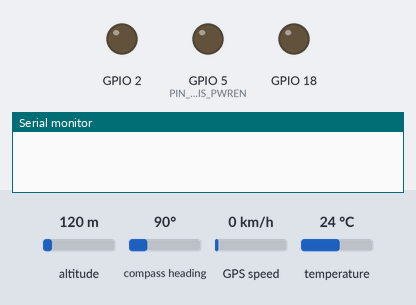
Recording of a sketch running on a simulated ESP32. Parts: output pins drawn as LEDs (lit = HIGH), the last lines printed to the serial monitor. The test bench sets the inputs (shaded band); at power-on: altitude 120 m, compass heading 90°, GPS speed 0 km/h, temperature 24 °C (analog values on the 0–4095 scale). The GPS gets a fix after 3 s at 37.7749, -122.4194 with 8 satellites; the modem accepts every AT command (registered, SIM ready, sends succeed) and sends nothing else. At 7.4 s the program puts the board to deep sleep or switches it off; the recording ends there.

Above: at 0.0 s.
At 0.6 s:
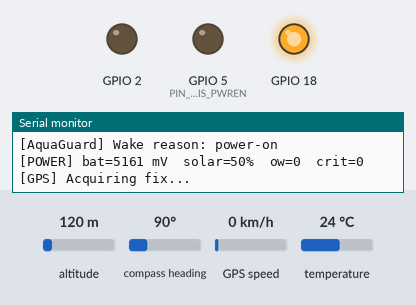
At 5.1 s:
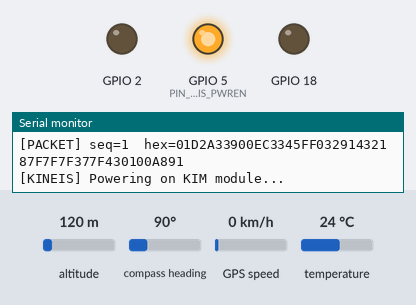
At 6.88 s:
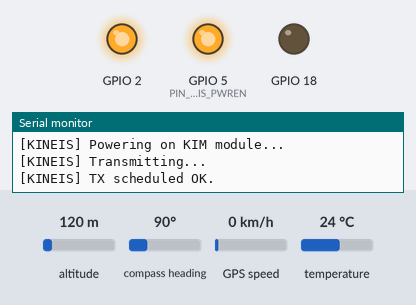
Timing chart, 0 to 7.4 s (numbered marks = the images above):
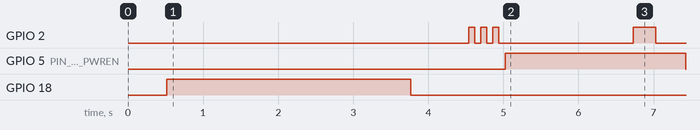

The sketch:

buoy_main.ino
```cpp
/**
 * buoy_main.ino — AquaGuard Smart Buoy firmware
 *
 * Operation cycle (repeats every TX_INTERVAL_NORMAL_MIN minutes):
 *   1. Wake from deep sleep (or power-on)
 *   2. Read all sensors (GPS, water quality, power)
 *   3. Build 24-byte packet and encode to hex
 *   4. Power on Kinéis KIM1, transmit packet, power off
 *   5. Log result to Serial (debug)
 *   6. Enter deep sleep until next interval
 *
 * Required Arduino libraries (install via Library Manager):
 *   - TinyGPS++ by Mikal Hart
 *   - OneWire by Paul Stoffregen
 *   - DallasTemperature by Miles Burton
 *
 * Board: ESP32 Dev Module (Tools → Board → ESP32 Arduino → ESP32 Dev Module)
 * Partition: Default (with OTA, 2 MB app / 2 MB SPIFFS)
 *
 * Kinéis KIM1 wiring:
 *   KIM TX  → ESP32 GPIO16 (KINEIS_UART_RX)
 *   KIM RX  → ESP32 GPIO17 (KINEIS_UART_TX)
 *   KIM VCC → 3.3 V via MOSFET controlled by GPIO5 (KINEIS_PWREN)
 *   KIM GND → GND
 *
 * GPS (u-blox NEO-M9N) wiring:
 *   GPS TX  → ESP32 GPIO26 (GPS_UART_RX)
 *   GPS RX  → ESP32 GPIO25 (GPS_UART_TX)
 *   GPS VCC → 3.3 V via MOSFET controlled by GPIO18 (GPS_PWREN)
 */

#include "config.h"
#include "packet.h"
#include "sensors.h"
#include "kineis.h"
#include "power.h"

// ─── Global objects ────────────────────────────────────────────
static SensorHub  sensors;
static KineisModem kineis(Serial1, PIN_KINEIS_PWREN);

// ─── setup ─────────────────────────────────────────────────────
void setup() {
    Serial.begin(SERIAL_DEBUG_BAUD);
    delay(100);   // allow USB-CDC to connect

    Serial.printf("\n[AquaGuard] Buoy #%d  FW %s  HW %s\n",
                  BUOY_ID, FW_VERSION, HW_REVISION);
    Serial.printf("[AquaGuard] Wake reason: %s\n", power_wake_reason());

    led_blink(2, 100);   // boot signal

    sensors.begin();

    // ── 1. Read power status first ─────────────────────────────
    PowerStatus pwr = sensors.readPower();
    Serial.printf("[POWER] bat=%u mV  solar=%u%%  low=%d  crit=%d\n",
                  pwr.bat_mv, pwr.solar_pct,
                  (int)pwr.low_battery, (int)pwr.critical_battery);

    if (pwr.critical_battery) {
        Serial.println("[POWER] Critical battery — emergency sleep 60 min.");
        led_blink(5, 50);
        power_deep_sleep(TX_INTERVAL_LOWBAT_MIN);
        return;   // unreachable; shown for clarity
    }

    // ── 2. Read GPS ────────────────────────────────────────────
    Serial.println("[GPS] Acquiring fix...");
    GpsReading gps = sensors.readGps();
    if (gps.fix_ok) {
        Serial.printf("[GPS] Fix OK: %.5f°N  %.5f°E  sats=%d  galileo=%d  egnos=%d\n",
                      gps.lat, gps.lon, gps.satellites,
                      (int)gps.galileo_used, (int)gps.egnos_active);
    } else {
        Serial.println("[GPS] No fix within timeout — using last known position.");
    }

    // ── 3. Read water quality sensors ─────────────────────────
    Serial.println("[SENSORS] Reading water quality...");
    WaterQuality wq = sensors.readWater();
    Serial.printf("[SENSORS] temp=%.1f C  oil=%u  uv=%u  turb=%u  pH=%.1f  DO=%.1f mg/L  bact=%u  err=%d\n",
                  wq.temperature_c, wq.oil_raw, wq.uv_raw, wq.turbidity_raw,
                  wq.ph, wq.do_mgl, wq.bacteria_proxy, (int)wq.sensor_error);

    // ── 4. Determine alert flags ───────────────────────────────
    uint8_t alerts = 0;
    if (wq.oil_raw   >= OIL_ALERT_THRESHOLD)     alerts |= ALERT_OIL;
    if (wq.uv_raw    >= UV_ALERT_THRESHOLD)       alerts |= ALERT_UV;
    if (wq.turbidity_raw >= ALGAE_TURBIDITY_THRESH &&
        (uint8_t)(wq.ph * 10.0f) > PH_LOW_ALERT) alerts |= ALERT_ALGAE;
    if (pwr.low_battery)                          alerts |= ALERT_LOW_BAT;
    if (!gps.fix_ok)                              alerts |= ALERT_GPS_FAIL;
    if (wq.sensor_error)                          alerts |= ALERT_SENSOR_ERR;
    if (wq.bacteria_proxy >= BACTERIA_ALERT_THRESHOLD) alerts |= ALERT_BACTERIA;

    if (alerts) {
        Serial.printf("[ALERT] flags=0x%02X\n", alerts);
        led_blink(3, 80);
    }

    // ── 5. Build packet ────────────────────────────────────────
    BuoyPacket pkt = {};
    pkt.buoy_id      = BUOY_ID;
    pkt.latitude_e5  = (int32_t)(gps.lat  * 1e5);
    pkt.longitude_e5 = (int32_t)(gps.lon  * 1e5);
    pkt.gps_flags    = (gps.fix_ok      ? GPS_FIX_OK  : 0u)
                     | (gps.galileo_used ? GPS_GALILEO : 0u)
                     | (gps.egnos_active ? GPS_EGNOS   : 0u);
    pkt.bat_mv       = pwr.bat_mv;
    pkt.solar_pct    = pwr.solar_pct;
    pkt.temperature  = (int8_t)constrain((int)wq.temperature_c, -128, 127);
    pkt.oil_raw      = wq.oil_raw;
    pkt.uv_raw       = wq.uv_raw;
    pkt.turbidity    = wq.turbidity_raw;
    pkt.ph_x10       = (uint8_t)constrain((int)(wq.ph * 10), 0, 140);
    pkt.do_x10       = (uint8_t)constrain((int)(wq.do_mgl * 10), 0, 255);
    pkt.alert_flags  = alerts;
    pkt.seq_num      = power_next_seq();

    uint8_t buf[24];
    char    hex[49];
    packet_encode(&pkt, buf);
    packet_to_hex(buf, hex);
    Serial.printf("[PACKET] seq=%u  hex=%s\n", pkt.seq_num, hex);

    // ── 6. Transmit via Kinéis ─────────────────────────────────
    Serial.println("[KINEIS] Powering on KIM module...");
    if (kineis.begin()) {
        char device_id[16];
        if (kineis.getDeviceId(device_id)) {
            Serial.printf("[KINEIS] Device ID: %s\n", device_id);
        }

        Serial.println("[KINEIS] Transmitting...");
        KineisResult result = kineis.send(hex, KINEIS_TX_TIMEOUT_MS);

        switch (result) {
            case KineisResult::OK:
                Serial.println("[KINEIS] TX scheduled OK.");
                led_blink(1, 300);
                break;
            case KineisResult::ERR_TIMEOUT:
                Serial.println("[KINEIS] TX timeout — will retry next cycle.");
                led_blink(4, 100);
                break;
            case KineisResult::ERR_NACK:
                Serial.println("[KINEIS] TX NACK — module error.");
                led_blink(6, 50);
                break;
            default:
                Serial.println("[KINEIS] TX unknown error.");
                break;
        }

        kineis.powerOff();
    } else {
        Serial.println("[KINEIS] Module not responding — skipping TX.");
        led_blink(8, 50);
    }

    // ── 7. Determine next sleep interval ─────────────────────
    uint32_t sleep_min = (alerts & (ALERT_OIL | ALERT_UV | ALERT_BACTERIA))
                         ? TX_INTERVAL_ALERT_MIN
                         : pwr.low_battery
                           ? TX_INTERVAL_LOWBAT_MIN
                           : TX_INTERVAL_NORMAL_MIN;

    Serial.printf("[POWER] Entering deep sleep for %u min.\n\n", sleep_min);
    Serial.flush();

    power_deep_sleep(sleep_min);
}

// loop() is never reached because setup() ends with deep sleep
void loop() {}
```

kineis.cpp
```cpp
/**
 * kineis.cpp — Kinéis KIM1 AT command driver implementation
 */

#include "kineis.h"
#include "config.h"
#include <string.h>
#include <stdio.h>

KineisModem::KineisModem(HardwareSerial& uart, uint8_t pwren_pin)
    : _uart(uart), _pwren(pwren_pin) {}

bool KineisModem::begin() {
    pinMode(_pwren, OUTPUT);
    digitalWrite(_pwren, HIGH);
    delay(1500);   // KIM1 boot time

    _uart.begin(KINEIS_BAUD, SERIAL_8N1, KINEIS_UART_RX, KINEIS_UART_TX);
    delay(200);
    _flush();

    // Verify module responds to AT echo
    for (uint8_t attempt = 0; attempt < 5; attempt++) {
        if (_sendCmd("AT", "OK", 1000)) return true;
        delay(500);
    }
    return false;
}

KineisResult KineisModem::send(const char* hex_payload, uint32_t timeout_ms) {
    if (!hex_payload) return KineisResult::ERR_PAYLOAD_TOO_LONG;

    uint16_t len = (uint16_t)strlen(hex_payload);
    if (len > 48) return KineisResult::ERR_PAYLOAD_TOO_LONG;   // > 24 bytes

    // Build command: AT+SEND=<hex>\r\n
    char cmd[64];
    snprintf(cmd, sizeof(cmd), "AT+SEND=%s", hex_payload);

    _flush();
    _uart.print(cmd);
    _uart.print("\r\n");

    // Wait for OK or ERR within timeout
    char resp[32];
    uint32_t deadline = millis() + timeout_ms;
    while (millis() < deadline) {
        if (_readLine(resp, sizeof(resp), 500)) {
            if (strncmp(resp, "OK", 2) == 0)  return KineisResult::OK;
            if (strncmp(resp, "ERR", 3) == 0) return KineisResult::ERR_NACK;
        }
    }
    return KineisResult::ERR_TIMEOUT;
}

bool KineisModem::getDeviceId(char out_id[16]) {
    _flush();
    _uart.print("AT+ID?\r\n");

    char line[32];
    if (!_readLine(line, sizeof(line), 2000)) return false;

    // Response format: "+ID: XXXXXXXXXXXX" then "OK"
    const char* prefix = "+ID: ";
    char* id_start = strstr(line, prefix);
    if (!id_start) return false;

    strncpy(out_id, id_start + strlen(prefix), 15);
    out_id[15] = '\0';
    return true;
}

void KineisModem::sleep() {
    _sendCmd("AT+SLEEP", "OK", 1000);
}

void KineisModem::powerOff() {
    sleep();
    delay(100);
    digitalWrite(_pwren, LOW);
}

// ─── Private helpers ───────────────────────────────────────────

bool KineisModem::_sendCmd(const char* cmd, const char* expect, uint32_t timeout_ms) {
    _flush();
    _uart.print(cmd);
    _uart.print("\r\n");

    char line[64];
    uint32_t deadline = millis() + timeout_ms;
    while (millis() < deadline) {
        if (_readLine(line, sizeof(line), 300)) {
            if (strstr(line, expect) != nullptr) return true;
        }
    }
    return false;
}

bool KineisModem::_readLine(char* buf, uint16_t len, uint32_t timeout_ms) {
    uint16_t pos = 0;
    uint32_t deadline = millis() + timeout_ms;

    while (millis() < deadline) {
        if (_uart.available()) {
            char c = (char)_uart.read();
            if (c == '\n') {
                // Strip trailing \r if present
                if (pos > 0 && buf[pos - 1] == '\r') pos--;
                buf[pos] = '\0';
                return pos > 0;
            }
            if (pos < len - 1) buf[pos++] = c;
        }
    }
    buf[pos] = '\0';
    return false;
}

void KineisModem::_flush() {
    while (_uart.available()) _uart.read();
}
```

kineis.h
```cpp
/**
 * kineis.h — Kinéis KIM1 module AT command driver
 *
 * The Kinéis KIM1 (Kinéis Integrated Module) transmits data to the
 * Kinéis LEO satellite constellation via VHF uplink (401.65 MHz).
 * Communication with the host MCU is via UART AT commands.
 *
 * Key module specs:
 *   - Payload: up to 192 bits (24 bytes) per message
 *   - TX power: ~100 mW (adjustable)
 *   - Frequency: 401.65 MHz (Argos-4 / Kinéis band)
 *   - Sleep current: ~5 µA
 *
 * AT command reference (KIM1 firmware ≥ 2.0):
 *   AT                       — echo test (responds OK)
 *   AT+ID?                   — get device ID (hex string)
 *   AT+FW?                   — get firmware version
 *   AT+SEND=<hex>            — transmit hex payload (max 48 hex chars = 24 bytes)
 *   AT+STATUS?               — get module status
 *   AT+SLEEP                 — put KIM into low-power mode
 *   AT+WAKE                  — wake from sleep
 */

#pragma once
#include <Arduino.h>

enum class KineisResult : uint8_t {
    OK,
    ERR_TIMEOUT,
    ERR_NACK,
    ERR_PAYLOAD_TOO_LONG,
    ERR_NOT_READY,
};

class KineisModem {
public:
    /**
     * Attach to the UART stream used for KIM communication.
     * Call before begin().
     *
     * @param uart  HardwareSerial port connected to KIM (e.g., Serial1)
     * @param pwren Pin number for modem power enable (HIGH = on)
     */
    KineisModem(HardwareSerial& uart, uint8_t pwren_pin);

    /**
     * Power on the KIM module and verify it responds to AT.
     * Returns true if module is ready within 3 s.
     */
    bool begin();

    /**
     * Transmit a 48-char hex string (24 bytes) via the Kinéis network.
     *
     * Blocks until the module confirms the transmission has been scheduled
     * (not necessarily received by a satellite — LEO pass timing is managed
     * autonomously by the KIM module).
     *
     * @param hex_payload  48-character uppercase hex string (null-terminated)
     * @param timeout_ms   Maximum time to wait for OK/ERR response
     */
    KineisResult send(const char* hex_payload, uint32_t timeout_ms = 30000);

    /**
     * Read the module's unique device ID.
     * @param out_id  Buffer of at least 16 bytes.
     * Returns true on success.
     */
    bool getDeviceId(char out_id[16]);

    /**
     * Put the KIM module into its low-power sleep state.
     * Wake is automatic on transmission schedule or via AT+WAKE.
     */
    void sleep();

    /** Power off the KIM module entirely (cuts PWREN). */
    void powerOff();

private:
    HardwareSerial& _uart;
    uint8_t         _pwren;

    /** Send an AT command and wait for a response line. */
    bool _sendCmd(const char* cmd, const char* expect, uint32_t timeout_ms = 3000);

    /** Read a response line (terminated by \r\n) into buf (max len bytes). */
    bool _readLine(char* buf, uint16_t len, uint32_t timeout_ms = 3000);

    /** Flush all pending UART input. */
    void _flush();
};
```

packet.cpp
```cpp
/**
 * packet.cpp — AquaGuard buoy packet codec implementation
 */

#include "packet.h"
#include <string.h>

uint16_t crc16_ccitt(const uint8_t* data, uint16_t len) {
    uint16_t crc = 0xFFFFu;
    for (uint16_t i = 0; i < len; i++) {
        crc ^= (uint16_t)data[i] << 8;
        for (uint8_t b = 0; b < 8; b++) {
            crc = (crc & 0x8000u) ? (uint16_t)((crc << 1) ^ 0x1021u) : (uint16_t)(crc << 1);
        }
    }
    return crc;
}

void packet_encode(const BuoyPacket* p, uint8_t buf[24]) {
    memset(buf, 0, 24);

    buf[0] = p->buoy_id;

    // latitude_e5 — int32, little-endian
    buf[1] = (uint8_t)( p->latitude_e5        & 0xFF);
    buf[2] = (uint8_t)((p->latitude_e5 >>  8) & 0xFF);
    buf[3] = (uint8_t)((p->latitude_e5 >> 16) & 0xFF);
    buf[4] = (uint8_t)((p->latitude_e5 >> 24) & 0xFF);

    // longitude_e5 — int32, little-endian
    buf[5] = (uint8_t)( p->longitude_e5        & 0xFF);
    buf[6] = (uint8_t)((p->longitude_e5 >>  8) & 0xFF);
    buf[7] = (uint8_t)((p->longitude_e5 >> 16) & 0xFF);
    buf[8] = (uint8_t)((p->longitude_e5 >> 24) & 0xFF);

    buf[9]  = p->gps_flags;

    // bat_mv — uint16, little-endian
    buf[10] = (uint8_t)( p->bat_mv       & 0xFF);
    buf[11] = (uint8_t)((p->bat_mv >> 8) & 0xFF);

    buf[12] = p->solar_pct;
    buf[13] = (uint8_t)p->temperature;   // int8 reinterpret as uint8 is well-defined
    buf[14] = p->oil_raw;
    buf[15] = p->uv_raw;
    buf[16] = p->turbidity;
    buf[17] = p->ph_x10;
    buf[18] = p->do_x10;
    buf[19] = p->alert_flags;

    // seq_num — uint16, little-endian
    buf[20] = (uint8_t)( p->seq_num       & 0xFF);
    buf[21] = (uint8_t)((p->seq_num >> 8) & 0xFF);

    // CRC-16 over bytes 0–21, stored little-endian in bytes 22–23
    uint16_t crc = crc16_ccitt(buf, 22);
    buf[22] = (uint8_t)( crc       & 0xFF);
    buf[23] = (uint8_t)((crc >> 8) & 0xFF);
}

void packet_to_hex(const uint8_t buf[24], char hex[49]) {
    static const char lut[] = "0123456789ABCDEF";
    for (uint8_t i = 0; i < 24; i++) {
        hex[i * 2]     = lut[(buf[i] >> 4) & 0x0Fu];
        hex[i * 2 + 1] = lut[ buf[i]       & 0x0Fu];
    }
    hex[48] = '\0';
}
```

packet.h
```cpp
/**
 * packet.h — AquaGuard buoy 24-byte uplink packet codec
 *
 * Packet layout (24 bytes = 192 bits, fits Kinéis payload limit):
 *
 *  Byte  0:     buoy_id        uint8   unique buoy identifier (1–254)
 *  Bytes 1–4:   latitude_e5    int32   degrees × 1e5 (little-endian)
 *  Bytes 5–8:   longitude_e5   int32   degrees × 1e5 (little-endian)
 *  Byte  9:     gps_flags      uint8   bit0=fix_ok, bit1=galileo, bit2=egnos
 *  Bytes 10–11: bat_mv         uint16  battery voltage (mV, little-endian)
 *  Byte  12:    solar_pct      uint8   solar charge level (0–100 %)
 *  Byte  13:    temperature    int8    water temperature (°C, −128…+127)
 *  Byte  14:    oil_raw        uint8   oil film sensor (0=clean … 255=heavy)
 *  Byte  15:    uv_raw         uint8   UV fluorescence (0=none … 255=max)
 *  Byte  16:    turbidity      uint8   NTU / 10  (range 0–2550 NTU)
 *  Byte  17:    ph_x10         uint8   pH × 10   (range 0.0–14.0 pH)
 *  Byte  18:    do_x10         uint8   DO × 10 mg/L (range 0–25.5 mg/L)
 *  Byte  19:    alert_flags    uint8   see ALERT_* defines below
 *  Bytes 20–21: seq_num        uint16  rolling counter (little-endian)
 *  Bytes 22–23: crc16          uint16  CRC-16/CCITT-FALSE over bytes 0–21
 */

#pragma once
#include <stdint.h>

// alert_flags bit masks
#define ALERT_OIL        (1u << 0)   // oil film threshold exceeded
#define ALERT_UV         (1u << 1)   // UV fluorescence threshold exceeded
#define ALERT_ALGAE      (1u << 2)   // turbidity/pH suggests algal bloom
#define ALERT_LOW_BAT    (1u << 3)   // battery below BAT_LOW_MV
#define ALERT_GPS_FAIL   (1u << 4)   // no GPS fix within timeout
#define ALERT_SENSOR_ERR (1u << 5)   // one or more sensors returned invalid reading
#define ALERT_BACTERIA   (1u << 6)   // bacteria contamination risk (turbidity/pH/DO proxy)

// gps_flags bit masks
#define GPS_FIX_OK    (1u << 0)
#define GPS_GALILEO   (1u << 1)   // Galileo satellites used in solution
#define GPS_EGNOS     (1u << 2)   // EGNOS SBAS augmentation active

struct BuoyPacket {
    uint8_t   buoy_id;
    int32_t   latitude_e5;     // degrees × 100 000
    int32_t   longitude_e5;    // degrees × 100 000
    uint8_t   gps_flags;
    uint16_t  bat_mv;
    uint8_t   solar_pct;
    int8_t    temperature;
    uint8_t   oil_raw;
    uint8_t   uv_raw;
    uint8_t   turbidity;
    uint8_t   ph_x10;
    uint8_t   do_x10;
    uint8_t   alert_flags;
    uint16_t  seq_num;
};

/**
 * Encode a BuoyPacket into a 24-byte buffer.
 * Bytes 22–23 are set to the CRC-16/CCITT-FALSE of bytes 0–21.
 */
void packet_encode(const BuoyPacket* pkt, uint8_t buf[24]);

/**
 * Convert a 24-byte buffer to a null-terminated 48-char uppercase hex string.
 * `hex` must be at least 49 bytes.
 */
void packet_to_hex(const uint8_t buf[24], char hex[49]);

/**
 * CRC-16/CCITT-FALSE (polynomial 0x1021, init value 0xFFFF, no reflect).
 * Used both by the firmware and matched exactly by the Python decoder.
 */
uint16_t crc16_ccitt(const uint8_t* data, uint16_t len);
```

Source omitted: power.cpp (1208 bytes), power.h (1259 bytes), sensors.cpp (6500 bytes), sensors.h (2699 bytes), config.h (4543 bytes)

Measured:
- by itself, GPIO 5 (PIN_KINEIS_PWREN): LOW → HIGH at 5.0 s, → LOW 2.4 s later
- by itself, GPIO 18: LOW → HIGH at 0.52 s, → LOW 3.3 s later
